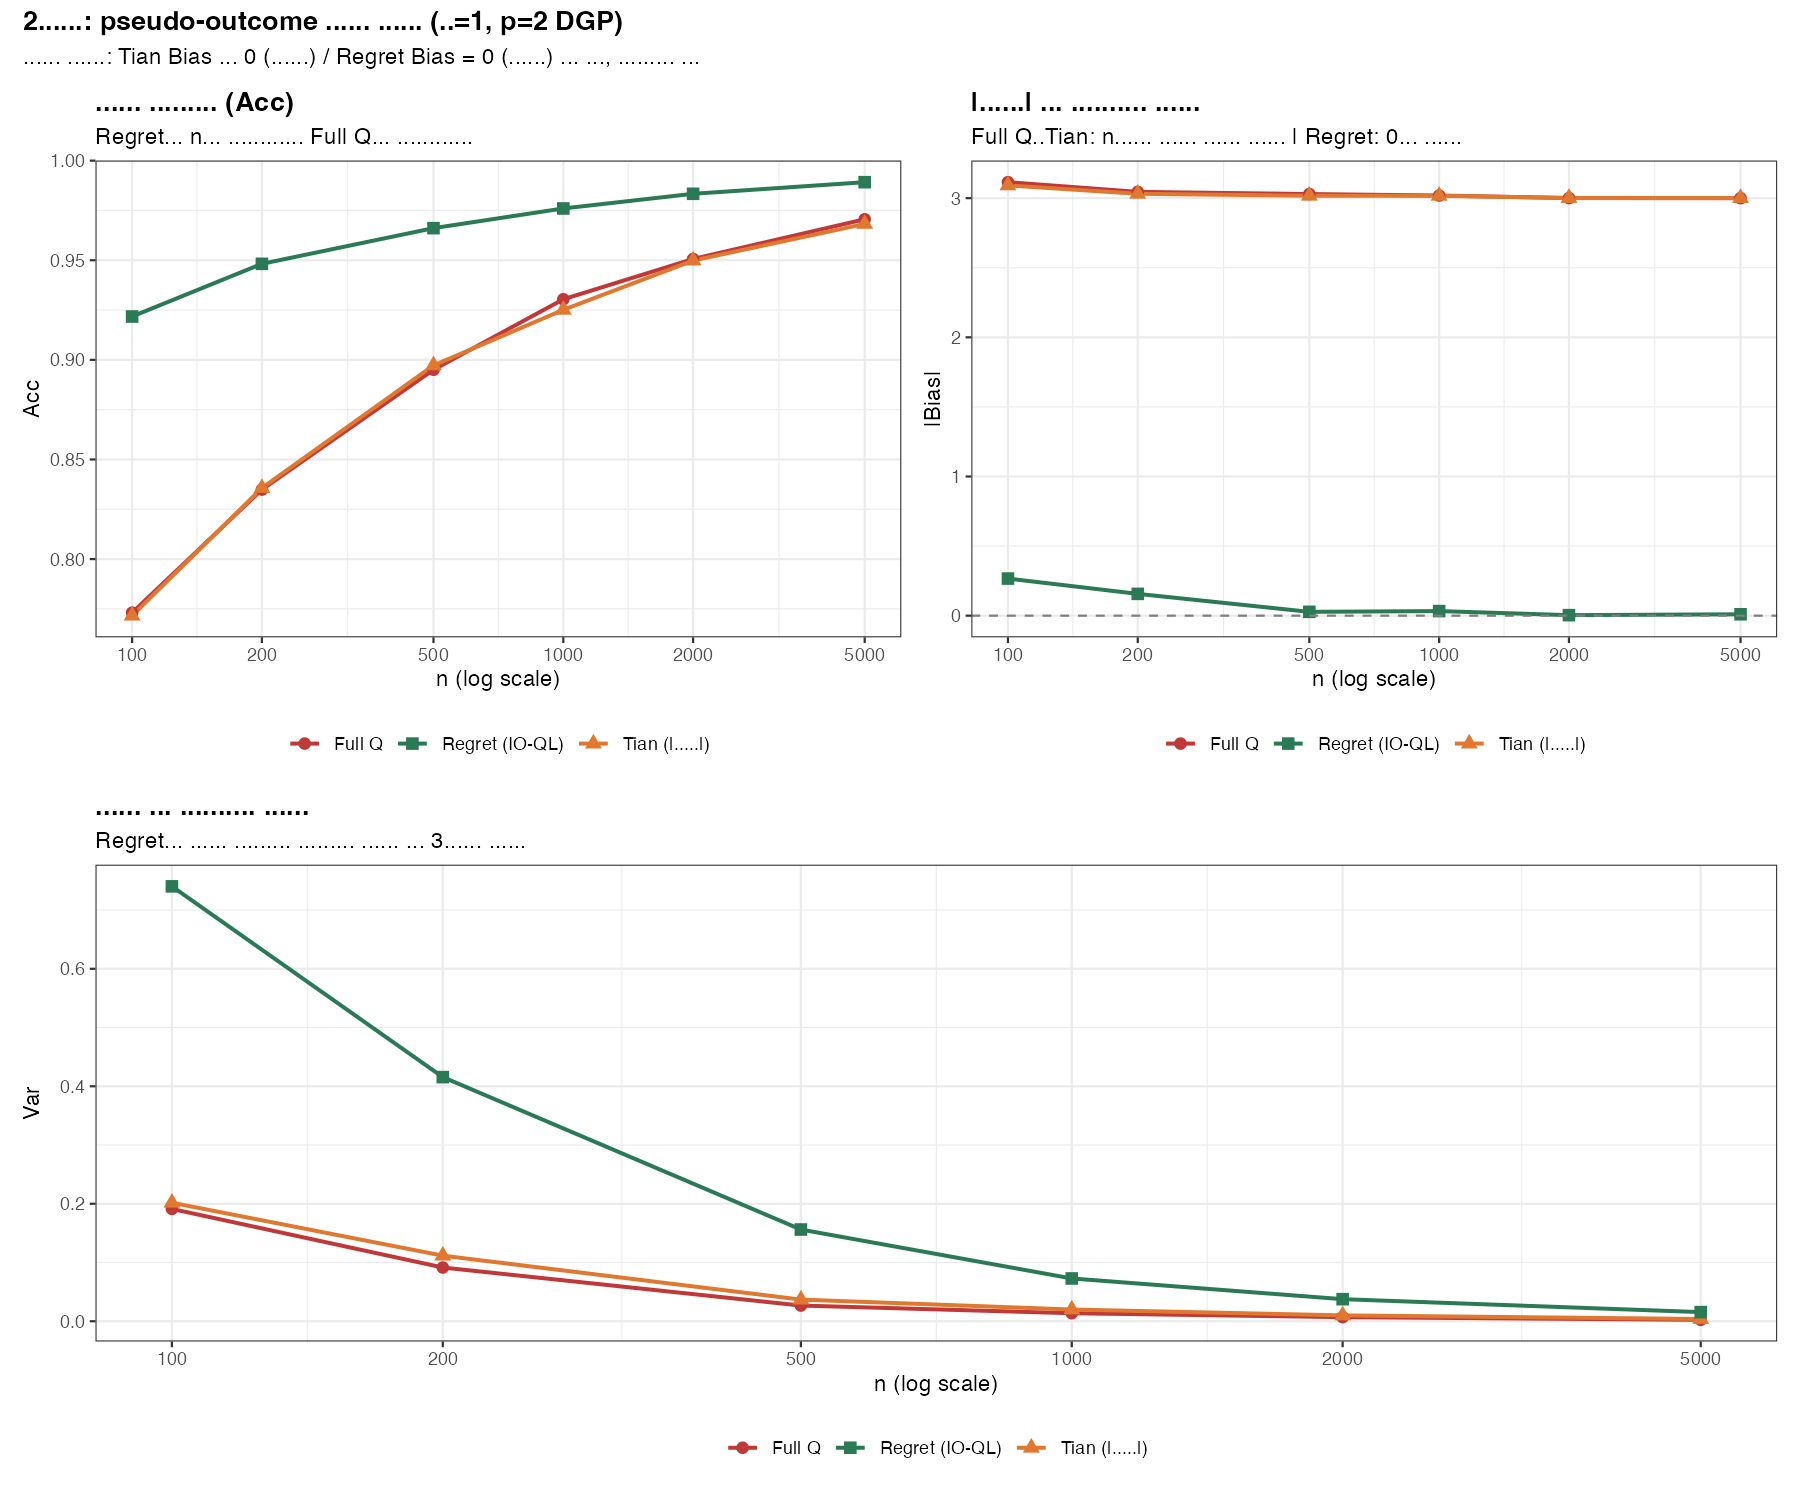

The R source for this figure:
# ==============================================================
# 02_candidates.R — 연구 서사 2단계: 해결책 설계
#
# 연속성: 01_problem.R과 동일한 p=2 DGP 사용 (R1=0, generate_data_prob)
#
# 문제: Full Q 편향 원인 = m₂(O2)가 Stage 1 추정을 오염
#       → m₂를 추정 방정식에서 제거해야 한다
#
# 후보 비교:
#   Tian 방식:   Ỹ₁ = |ĝ₂|                   (R1=0이므로 R1 항 없음)
#   Regret 방식: Ỹ₁ = R2 − A2ĝ₂ + |ĝ₂|      (A2 항이 m2를 제거)
#
# 채택 근거:
#   Tian: Ỹ₁ = |ĝ₂|
#         E[A1·S1·Ỹ₁ᵀⁱᵃⁿ] = E[A1·S1·|g₂|] ≠ E[A1·S1·(m₂+|g₂|)]
#         → m₂ 항 누락 → ψ̂₁ᵀⁱᵃⁿ ≠ ψ₁* → 기각
#
#   Regret: Ỹ₁ᴵᴼ = R2 − A2·ĝ₂ + |ĝ₂| →ₚ m₂ + ε₂ + |g₂|  (A2 항 상쇄)
#         E[A1·S1·Ỹ₁ᴵᴼ] = E[A1·S1·(m₂+|g₂|)] + E[A1·S1·ε₂]
#                        = E[A1·S1·(m₂+|g₂|)] + 0
#                        = (E[S1S1ᵀ])⁻¹ · ψ₁*  → Bias = 0 ✓ 채택
#
# 성능 지표:
#   Acc = P(d̂₁(O1) = d₁*(O1))  (정책 정확도, 1차 지표)
#   |Bias(ψ̂₁₁)|, Var(ψ̂₁₁)      진단 지표 (O1₁ 성분, 편향 집중 위치)
# ==============================================================

source("/Users/songsusie/dtr_simulation/00_dgp.R")
library(ggplot2)
library(dplyr)
library(patchwork)

set.seed(SEED)

# ─── p=2 DGP 상수 (01_problem.R과 동일) ─────────────────────
P_PROB   <- 2
A1_TO_O2 <- 1.5

generate_data_prob <- function(n, gamma = 1.0) {
  O1 <- matrix(rnorm(n * P_PROB), n, P_PROB)
  A1 <- sample(c(-1L, 1L), n, replace = TRUE)
  O2_1 <- O1[,1] + A1_TO_O2 * A1 + rnorm(n, 0, 0.3)
  O2_2 <- O1[,2] + rnorm(n, 0, 0.3)
  O2   <- cbind(O2_1, O2_2)
  A2   <- sample(c(-1L, 1L), n, replace = TRUE)
  m2   <- gamma * O2[,1]^2
  g2   <- 1.0 * O2[,1]
  eps2 <- rnorm(n, 0, SIGMA_R)
  R2   <- m2 + A2 * g2 + eps2
  # R1 없음 — 01_problem.R DGP와 동일
  list(O1=O1, A1=A1, O2=O2, A2=A2, R2=R2, m2=m2, g2=g2)
}

compute_oracle_psi1_prob <- function(gamma = 1.0, N = 5e5) {
  set.seed(SEED)
  O1 <- matrix(rnorm(N * P_PROB), N, P_PROB)
  S1 <- cbind(1, O1)
  Q1_given <- function(a1_val) {
    A1v  <- rep(a1_val, N)
    O2_1 <- O1[,1] + A1_TO_O2 * A1v + rnorm(N, 0, 0.3)
    O2_2 <- O1[,2] + rnorm(N, 0, 0.3)
    f2   <- gamma * O2_1^2
    g2   <- 1.0 * O2_1
    f2 + abs(g2)
  }
  Qp <- Q1_given(+1); Qm <- Q1_given(-1)
  S_st <- rbind(S1, S1)
  A_st <- c(rep(1L, N), rep(-1L, N))
  Q_st <- c(Qp, Qm)
  STS  <- crossprod(S_st) / (2*N)
  STQ  <- crossprod(A_st * S_st, Q_st) / (2*N)
  as.vector(solve(STS + 1e-8 * diag(P_PROB + 1), STQ))
}

# ─── Oracle ψ₁* 사전 계산 (γ=1 고정) ─────────────────────────
cat("Oracle ψ₁* 계산 중 (p=2, γ=1)...\n")
psi1_true <- compute_oracle_psi1_prob(gamma = 1.0)
cat(sprintf("  ψ₁* = (%.4f, %.4f, %.4f)\n",
    psi1_true[1], psi1_true[2], psi1_true[3]))

set.seed(SEED)
O1_test <- matrix(rnorm(N_TEST * P_PROB), N_TEST, P_PROB)


# ─── 추정기 ──────────────────────────────────────────────────

# Full Q: 01_problem.R의 fit_full_q_prob와 동일
fit_full_q_prob <- function(d) {
  n  <- nrow(d$O1)
  S2 <- cbind(1, d$O1, d$A1, d$O2)
  X2 <- cbind(S2, d$A2 * S2)
  coef2 <- tryCatch(
    solve(crossprod(X2), crossprod(X2, d$R2)),
    error = function(e) qr.solve(X2, d$R2)
  )
  coef2[is.na(coef2)] <- 0
  q        <- ncol(S2)
  beta2    <- coef2[1:q]
  psi2_hat <- coef2[(q+1):(2*q)]
  g2_hat   <- as.vector(S2 %*% psi2_hat)
  max_q2   <- as.vector(S2 %*% beta2) + abs(g2_hat)
  S1 <- cbind(1, d$O1)
  X1 <- cbind(S1, d$A1 * S1)
  coef1 <- tryCatch(
    solve(crossprod(X1), crossprod(X1, max_q2)),
    error = function(e) qr.solve(X1, max_q2)
  )
  coef1[(P_PROB + 2):(2 * P_PROB + 2)]  # ψ₁ 추정값 (p+1 차원)
}

# Tian: Stage 2 IO 추정 → Ỹ₁ = |ĝ₂| (R1=0)
# 편향 원인: m₂ 항이 Ỹ₁에서 빠져 있음 → E[A1·S1·Ỹ₁] ≠ E[A1·S1·(m₂+|g₂|)]
fit_tian_prob <- function(d) {
  S2    <- cbind(1, d$O2)
  X2_io <- d$A2 * S2          # 상호작용 항만으로 psi2 추정 (IO 방식)
  psi2_hat <- tryCatch(
    solve(crossprod(X2_io), crossprod(X2_io, d$R2)),
    error = function(e) qr.solve(X2_io, d$R2)
  )
  g2_hat   <- as.vector(S2 %*% psi2_hat)
  Y1_tian  <- abs(g2_hat)      # Ỹ₁ = |ĝ₂|, R1=0이므로 R1 항 없음
  S1 <- cbind(1, d$O1)
  X1 <- d$A1 * S1              # IO-QL Stage 1: 상호작용 항만
  coef1 <- tryCatch(
    solve(crossprod(X1), crossprod(X1, Y1_tian)),
    error = function(e) qr.solve(X1, Y1_tian)
  )
  coef1  # ψ₁ 추정값 (p+1 차원)
}

# Regret (IO-QL): Ỹ₁ = R2 − A2·ĝ₂ + |ĝ₂| →ₚ m₂ + ε₂ + |g₂|
# A2 항이 g₂를 상쇄 → m₂가 Ỹ₁에 남음 → Bias = 0
fit_regret_prob <- function(d) {
  S2    <- cbind(1, d$O2)
  X2_io <- d$A2 * S2
  psi2_hat <- tryCatch(
    solve(crossprod(X2_io), crossprod(X2_io, d$R2)),
    error = function(e) qr.solve(X2_io, d$R2)
  )
  g2_hat    <- as.vector(S2 %*% psi2_hat)
  Y1_regret <- d$R2 - d$A2 * g2_hat + abs(g2_hat)
  S1 <- cbind(1, d$O1)
  X1 <- d$A1 * S1
  coef1 <- tryCatch(
    solve(crossprod(X1), crossprod(X1, Y1_regret)),
    error = function(e) qr.solve(X1, Y1_regret)
  )
  coef1
}

# ─── 성능 지표 ────────────────────────────────────────────────
compute_accuracy_prob <- function(psi1_hat, psi1_true, O1_test) {
  S1 <- cbind(1, O1_test)
  d_hat  <- sign(as.vector(S1 %*% psi1_hat));  d_hat[d_hat == 0]  <- 1L
  d_true <- sign(as.vector(S1 %*% psi1_true)); d_true[d_true == 0] <- 1L
  mean(d_hat == d_true)
}


# ════════════════════════════════════════════════════════════
# 이론 검증 — 큰 표본으로 편향 조건 수치 확인
# ════════════════════════════════════════════════════════════
cat("\n─────────────────────────────────────────────────────────\n")
cat("이론 검증: Tian vs Regret pseudo-outcome 편향 조건\n")
cat("─────────────────────────────────────────────────────────\n")

N_THEORY <- 5e5
set.seed(SEED)
O1_th <- matrix(rnorm(N_THEORY * P_PROB), N_THEORY, P_PROB)
A1_th <- sample(c(-1L, 1L), N_THEORY, replace = TRUE)
O2_1_th <- O1_th[,1] + A1_TO_O2 * A1_th + rnorm(N_THEORY, 0, 0.3)
O2_2_th <- O1_th[,2] + rnorm(N_THEORY, 0, 0.3)
A2_th   <- sample(c(-1L, 1L), N_THEORY, replace = TRUE)
eps2_th <- rnorm(N_THEORY, 0, SIGMA_R)
m2_th   <- 1.0 * O2_1_th^2
g2_th   <- 1.0 * O2_1_th
R2_th   <- m2_th + A2_th * g2_th + eps2_th

S1_th <- cbind(1, O1_th)  # N × (p+1)

# 목표: E[A1·S1·(m₂+|g₂|)] = (E[S1S1ᵀ])·ψ₁*
# IO-QL Stage 1 추정량의 수렴 대상
C_mat    <- crossprod(S1_th) / N_THEORY          # E[S1S1ᵀ] 추정
target   <- as.vector(C_mat %*% psi1_true)       # 목표값 벡터 (p+1)

# Tian: E[A1·S1·|g₂|]  (m₂ 항 누락)
Y1_tian_th  <- abs(g2_th)
E_Z1_tian   <- as.vector(crossprod(A1_th * S1_th, Y1_tian_th)) / N_THEORY

# Regret: E[A1·S1·(m₂+ε₂+|g₂|)]
Y1_io_th <- m2_th + eps2_th + abs(g2_th)         # oracle Ỹ₁ᴵᴼ
E_Z1_io  <- as.vector(crossprod(A1_th * S1_th, Y1_io_th)) / N_THEORY

cat(sprintf("\n[목표] (E[S1S1ᵀ])·ψ₁*  O1₁ 성분 = %+.6f\n", target[2]))
cat(sprintf("\n[Tian]  E[A1·S1·|g₂|]  O1₁ 성분 = %+.6f\n", E_Z1_tian[2]))
cat(sprintf("        편향 기여 (Tian−목표)      = %+.6f  ≠ 0 → ✗ 기각\n",
    E_Z1_tian[2] - target[2]))
cat(sprintf("\n[Regret] E[A1·S1·(m₂+ε₂+|g₂|)] O1₁ 성분 = %+.6f\n", E_Z1_io[2]))
cat(sprintf("         |차이 (Regret−목표)|              = %.6f  ≈ 0 → ✓ 채택\n",
    abs(E_Z1_io[2] - target[2])))


# ════════════════════════════════════════════════════════════
# 시뮬레이션: n별 Acc / |Bias| / Var 비교 (γ=1, p=2)
# ════════════════════════════════════════════════════════════
cat("\n─────────────────────────────────────────────────────────\n")
cat("시뮬레이션: Full Q / Tian / Regret 비교 (γ=1, p=2)\n")
cat("─────────────────────────────────────────────────────────\n")

METHODS_CAND  <- c("fullq", "tian", "regret")
METHOD_LABELS <- c(fullq  = "Full Q",
                   tian   = "Tian (|ĝ₂|)",
                   regret = "Regret (IO-QL)")
N_REPS_CAND   <- 500

# 진단 지표: O1₁ 성분(인덱스 2) — 편향이 집중되는 위치
PSI1_IDX <- 2  # psi1_true 벡터에서 O1₁에 대응하는 인덱스

df_candidates <- do.call(rbind, lapply(N_GRID, function(n) {
  ests <- vapply(seq_len(N_REPS_CAND), function(b) {
    d <- generate_data_prob(n, gamma = 1.0)
    c(fullq  = unname(tryCatch(fit_full_q_prob(d)[PSI1_IDX],
                               error = function(e) NA_real_)),
      tian   = unname(tryCatch(fit_tian_prob(d)[PSI1_IDX],
                               error = function(e) NA_real_)),
      regret = unname(tryCatch(fit_regret_prob(d)[PSI1_IDX],
                               error = function(e) NA_real_)))
  }, numeric(length(METHODS_CAND)))

  do.call(rbind, lapply(METHODS_CAND, function(m) {
    e <- ests[m, ][!is.na(ests[m, ])]
    # Acc: 각 반복의 psi1_hat 전체 벡터가 필요하므로 별도 반복
    acc_vals <- vapply(seq_len(N_REPS_CAND), function(b) {
      d <- generate_data_prob(n, gamma = 1.0)
      psi_hat <- tryCatch(
        switch(m,
               fullq  = fit_full_q_prob(d),
               tian   = fit_tian_prob(d),
               regret = fit_regret_prob(d)),
        error = function(e) rep(NA_real_, P_PROB + 1)
      )
      if (anyNA(psi_hat)) return(NA_real_)
      compute_accuracy_prob(psi_hat, psi1_true, O1_test)
    }, numeric(1L))
    acc_vals <- acc_vals[!is.na(acc_vals)]

    data.frame(n      = n,
               method = m,
               acc    = mean(acc_vals),
               bias   = mean(e) - psi1_true[PSI1_IDX],
               vari   = var(e),
               mse    = mean((e - psi1_true[PSI1_IDX])^2))
  }))
}))

cat("\n방법별 성능 (γ=1, p=2, ψ₁₁ 성분)\n")
cat(sprintf("%-6s  %-18s  %6s  %8s  %8s\n", "n", "방법", "Acc", "|Bias|", "Var"))
cat(strrep("-", 54), "\n")
for (n_val in N_GRID) {
  sub <- df_candidates[df_candidates$n == n_val, ]
  for (m in METHODS_CAND) {
    r <- sub[sub$method == m, ]
    cat(sprintf("%-6d  %-18s  %6.4f  %8.4f  %8.5f\n",
        n_val, METHOD_LABELS[m], r$acc, abs(r$bias), r$vari))
  }
  cat("\n")
}


# ─── 플롯 ─────────────────────────────────────────────────────
METHOD_COLORS <- c(fullq  = "#c03838", tian = "#e07830", regret = "#2a7a55")
METHOD_SHAPES <- c(fullq  = 16, tian = 17, regret = 15)

p_acc <- ggplot(df_candidates,
                aes(x = n, y = acc, color = method, shape = method)) +
  geom_line(linewidth = 0.9) + geom_point(size = 2.5) +
  scale_x_log10(breaks = N_GRID, labels = N_GRID) +
  scale_color_manual(values = METHOD_COLORS, labels = METHOD_LABELS) +
  scale_shape_manual(values = METHOD_SHAPES, labels = METHOD_LABELS) +
  labs(title    = "정책 정확도 (Acc)",
       subtitle = "Regret은 n이 커질수록 Full Q를 추월한다",
       x = "n (log scale)", y = "Acc", color = NULL, shape = NULL) +
  theme_bw(base_size = 11) +
  theme(legend.position = "bottom", plot.title = element_text(face = "bold"))

p_bias <- ggplot(df_candidates,
                 aes(x = n, y = abs(bias), color = method, shape = method)) +
  geom_line(linewidth = 0.9) + geom_point(size = 2.5) +
  geom_hline(yintercept = 0, linetype = "dashed", color = "gray50") +
  scale_x_log10(breaks = N_GRID, labels = N_GRID) +
  scale_color_manual(values = METHOD_COLORS, labels = METHOD_LABELS) +
  scale_shape_manual(values = METHOD_SHAPES, labels = METHOD_LABELS) +
  labs(title    = "|편향| — ψ̂₁₁ 성분",
       subtitle = "Full Q·Tian: n→∞ 에도 편향 유지 | Regret: 0에 수렴",
       x = "n (log scale)", y = "|Bias|", color = NULL, shape = NULL) +
  theme_bw(base_size = 11) +
  theme(legend.position = "bottom", plot.title = element_text(face = "bold"))

p_var <- ggplot(df_candidates,
                aes(x = n, y = vari, color = method, shape = method)) +
  geom_line(linewidth = 0.9) + geom_point(size = 2.5) +
  scale_x_log10(breaks = N_GRID, labels = N_GRID) +
  scale_color_manual(values = METHOD_COLORS, labels = METHOD_LABELS) +
  scale_shape_manual(values = METHOD_SHAPES, labels = METHOD_LABELS) +
  labs(title    = "분산 — ψ̂₁₁ 성분",
       subtitle = "Regret은 편향 없으나 분산이 크다 → 3단계 과제",
       x = "n (log scale)", y = "Var", color = NULL, shape = NULL) +
  theme_bw(base_size = 11) +
  theme(legend.position = "bottom", plot.title = element_text(face = "bold"))

p_combined <- (p_acc | p_bias) / p_var +
  plot_annotation(
    title    = "2단계: pseudo-outcome 후보 비교 (γ=1, p=2 DGP)",
    subtitle = "이론 근거: Tian Bias ≠ 0 (기각) / Regret Bias = 0 (채택) — 단, 분산이 큼",
    theme    = theme(plot.title = element_text(face = "bold", size = 13))
  )

ggsave("/Users/songsusie/dtr_simulation/02_candidates.png",
       p_combined, width = 12, height = 10, dpi = 150)
cat("\n02_candidates.R 완료 — 02_candidates.png 저장됨\n")
